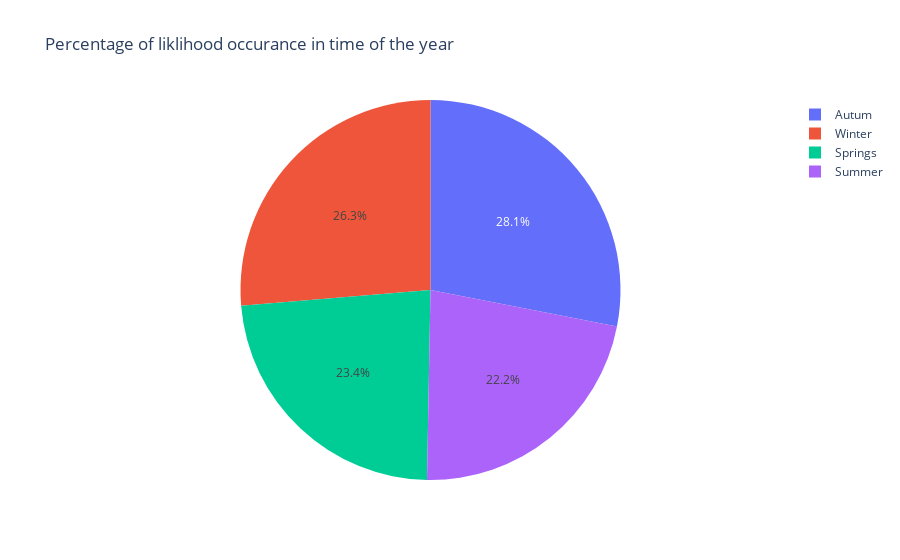

Notebook cell for this chart:
### Code cell
fig1=px.pie(hood,names="Time_of_year",values="Ratio",title="Percentage of liklihood occurance in time of the year")

fig1.show()

### Figure 1 — Plotly figure (JSON) as saved in the notebook; plotly's stock layout.template omitted (floating-point values rounded to 4 significant figures)
{"data": [{"domain": {"x": [0, 1], "y": [0, 1]}, "hovertemplate": "Time_of_year=%{label}<br>Ratio=%{value}<extra></extra>", "labels": ["Autum", "Winter", "Springs", "Summer"], "legendgroup": "", "name": "", "showlegend": true, "type": "pie", "values": [0.0048, 0.0045, 0.004, 0.0038]}], "layout": {"legend": {"tracegroupgap": 0}, "title": {"text": "Percentage of liklihood occurance in time of the year"}}}
